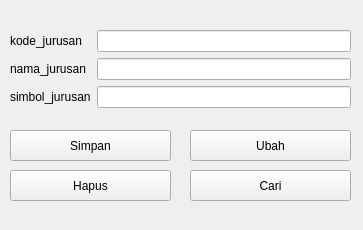
<?xml version="1.0" encoding="UTF-8"?>
<ui version="4.0">
 <class>Form</class>
 <widget class="QWidget" name="Form">
  <property name="geometry">
   <rect>
    <x>0</x>
    <y>0</y>
    <width>363</width>
    <height>230</height>
   </rect>
  </property>
  <property name="windowTitle">
   <string>Form</string>
  </property>
  <widget class="QWidget" name="formLayoutWidget">
   <property name="geometry">
    <rect>
     <x>10</x>
     <y>30</y>
     <width>341</width>
     <height>91</height>
    </rect>
   </property>
   <layout class="QFormLayout" name="formLayout">
    <item row="0" column="0">
     <widget class="QLabel" name="kode_jurusanLabel">
      <property name="text">
       <string>kode_jurusan</string>
      </property>
     </widget>
    </item>
    <item row="0" column="1">
     <widget class="QLineEdit" name="kode_jurusanLineEdit"/>
    </item>
    <item row="1" column="0">
     <widget class="QLabel" name="nama_jurusanLabel">
      <property name="text">
       <string>nama_jurusan</string>
      </property>
     </widget>
    </item>
    <item row="1" column="1">
     <widget class="QLineEdit" name="nama_jurusanLineEdit"/>
    </item>
    <item row="2" column="0">
     <widget class="QLabel" name="simbol_jurusanLabel">
      <property name="text">
       <string>simbol_jurusan</string>
      </property>
     </widget>
    </item>
    <item row="2" column="1">
     <widget class="QLineEdit" name="simbol_jurusanLineEdit"/>
    </item>
   </layout>
  </widget>
  <widget class="QPushButton" name="btnHapus">
   <property name="geometry">
    <rect>
     <x>10</x>
     <y>170</y>
     <width>161</width>
     <height>31</height>
    </rect>
   </property>
   <property name="text">
    <string>Hapus</string>
   </property>
  </widget>
  <widget class="QPushButton" name="btnUbah">
   <property name="geometry">
    <rect>
     <x>190</x>
     <y>130</y>
     <width>161</width>
     <height>31</height>
    </rect>
   </property>
   <property name="text">
    <string>Ubah</string>
   </property>
  </widget>
  <widget class="QPushButton" name="btnSimpan">
   <property name="geometry">
    <rect>
     <x>10</x>
     <y>130</y>
     <width>161</width>
     <height>31</height>
    </rect>
   </property>
   <property name="text">
    <string>Simpan</string>
   </property>
  </widget>
  <widget class="QPushButton" name="btnCari">
   <property name="geometry">
    <rect>
     <x>190</x>
     <y>170</y>
     <width>161</width>
     <height>31</height>
    </rect>
   </property>
   <property name="text">
    <string>Cari</string>
   </property>
  </widget>
 </widget>
 <resources/>
 <connections/>
</ui>
